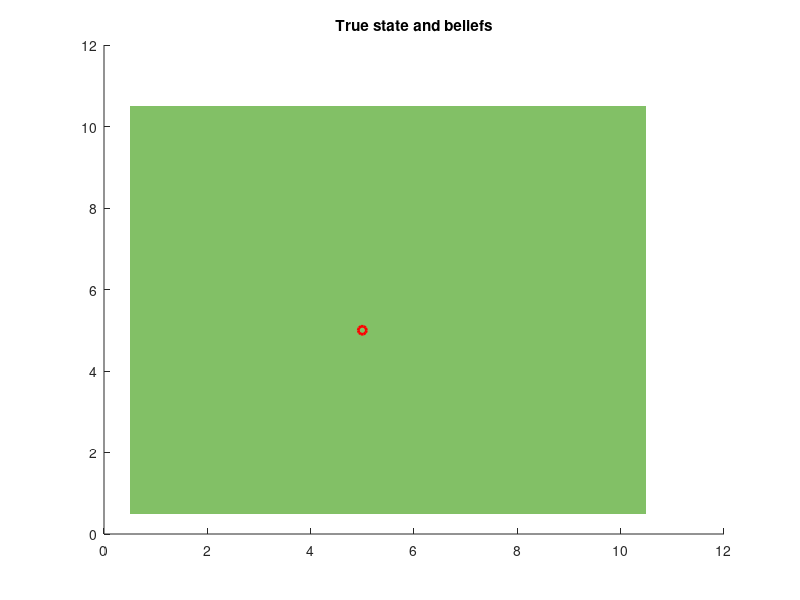

MATLAB code for this plot: (Note: this script raises an error after producing the figure.)
%% Occupancy Grid and Bayesian Filtering
%
% A vehicle maneuvers about a random grid, taking noisy measurements of the
% location, attempting to localize itself as it moves.  To keep things simple, the
% vehicle does not avoid obstacles, follows a fixed route and receives 
% full/empty measurements of the 8 cells around it.  
clear; clc; 

%% Create AVI object
makemovie = 0;
if(makemovie)
    vidObj = VideoWriter('bayes.avi');
    vidObj.Quality = 100;
    vidObj.FrameRate = 3;
    open(vidObj);
end

%% Simulation parameters
% Define a simulation length
T = 20;
% Define a grid size
n = 10;
% Define a state size
N = n^2;
% Define a state vector and initial position for the vehicle
x = zeros(N,T+1);
pos = [5 5];
x(pos(1)+n*(pos(2)-1)) = 1;
% Define an input vector
u = zeros(1,T);
% Define a measurement vector
y = zeros(N,T);


%% Create the motion model, 
% which moves up, right, down or left from each possible state, except when
% that would move out of the room.
% p(x_t | x_t-1,u_t)
mot_mod = zeros(N,N,4); 
for i=1:n
    for j=1:n
        cur = i+(j-1)*n;
        % Move up
        if (j > 1)
            mot_mod(cur-n,cur,1) = 0.8; 
            mot_mod(cur,cur,1) = 0.2; 
        else
            mot_mod(cur,cur,1) = 1; 
        end
        % Move right
        if (i < n)
            mot_mod(cur+1,cur,2) = 0.8; 
            mot_mod(cur,cur,2) = 0.2; 
        else
            mot_mod(cur,cur,2) = 1; 
        end
        % Move down
        if (j < n)
            mot_mod(cur+n,cur,3) = 0.8; 
            mot_mod(cur,cur,3) = 0.2; 
        else
            mot_mod(cur,cur,3) = 1; 
        end
        % Move left
        if (i > 1)
            mot_mod(cur-1,cur,4) = 0.8; 
            mot_mod(cur,cur,4) = 0.2; 
        else
            mot_mod(cur,cur,4) = 1; 
        end
    end
end

%% Create the measurement model
% Define locally first, in two axes about point i,j at center
%p(y_t(i-1:i+1,j-1:j+1) | x_t(i,j))
meas_mod_rel = [0.11 0.11 0.11;  
                0.11 0.12 0.11;
                0.11 0.11 0.11];
% Convert to full measurement model
% p(y_t | x_t)
meas_mod = zeros(N,N);
% Fill in non-boundary measurements
for i=2:n-1
    for j=2:n-1
        cur = i+(j-1)*n;
        meas_mod(cur-n+[-1:1:1],cur) = meas_mod_rel(1,:); 
        meas_mod(cur+[-1:1:1],cur) = meas_mod_rel(2,:); 
        meas_mod(cur+n+[-1:1:1],cur) = meas_mod_rel(3,:); 
    end
end

% Fill in boundaries by dropping impossible measurements
scale = 1 - sum(meas_mod_rel(1,:));
for i=2:n-1
    %Top
    cur = i;
    meas_mod(cur+[-1:1:1],cur)=meas_mod_rel(2,:)/scale;
    meas_mod(cur+n+[-1:1:1],cur)=meas_mod_rel(3,:)/scale;
    %Right
    cur = i*n;
    meas_mod(cur-1+n*[-1:1:1],cur)=meas_mod_rel(:,1)/scale;
    meas_mod(cur+n*[-1:1:1],cur)=meas_mod_rel(:,2)/scale;
    %Bottom
    cur = (n-1)*n+i;
    meas_mod(cur-n+[-1:1:1],cur)=meas_mod_rel(1,:)/scale;
    meas_mod(cur+[-1:1:1],cur)=meas_mod_rel(2,:)/scale;
    %Left
    cur = (i-1)*n+1;
    meas_mod(cur+n*[-1:1:1],cur)=meas_mod_rel(:,2)/scale;
    meas_mod(cur+1+n*[-1:1:1],cur)=meas_mod_rel(:,3)/scale;
end

% Fill in corners, assume fixed 
meas_mod([1 2 n+1 n+2], 1) = .25;
meas_mod([n-1 n 2*n-1 2*n], n) = .25;
meas_mod([n*(n-2)+1 n*(n-2)+2 n*(n-1)+1 n*(n-1)+2],n*(n-1)+1) = .25;
meas_mod([n*(n-1)-1 n*(n-1) n*n-1 n*n],n*n) = .25;

                            
%% Define an initial belief for the vehicle states
% 0 = no obstacle, 1 = obstacle
bel = 1/N^2*ones(N,1);
belp = bel;

figure(1);clf; hold on;
beliefs = reshape(bel,n,n);
imagesc(beliefs);
plot(pos(2),pos(1),'ro','MarkerSize',6,'LineWidth',2)
colormap(summer);
title('True state and beliefs')

%% Main loop
for t=1:T
    %% Simulation
    % Select motion input
    u(t) = ceil(4*rand(1));
    % Select a motion
    thresh = rand(1);
    new_x = find(cumsum(squeeze(mot_mod(:,:,u(t)))*x(:,t))>thresh,1);
    % Move vehicle
    x(new_x,t+1) = 1;
    % Take measurement
    thresh = rand(1);
    new_y = find(cumsum(meas_mod(:,:)*x(:,t+1))>thresh,1);
    y(new_y,t) = 1;
    % Store for plotting
    curx = reshape(x(:,t+1)',n,n);
    [xi, xj] = find(curx >0);
    xp(:,t) = [xi;xj]; 
    cury = reshape(y(:,t)',n,n);
    [yi, yj] = find(cury >0);
    yp(:,t) = [yi;yj]; 
    xt(t) = new_x;
    yt(t) = new_y;
    
    %% Bayesian Estimation
    bf = bayes_filter(mot_mod(:,:,u(t)), meas_mod(new_y,:), bel);
    bel = bf(:,2);
    belp = bf(:,1);

    [pmax y_bel(t)] = max(bel); 
    
    %% Plot beliefs
    beliefs = reshape(bel,n,n);
    imagesc(beliefs);
    plot(xj,xi,'ro','MarkerSize',6,'LineWidth',2)
    plot(yj,yi,'bx','MarkerSize',4,'LineWidth',1)
    colormap(summer);
    title('True state and beliefs')
    if (makemovie) writeVideo(vidObj, getframe(gca)); end
    pause(0.2);

end
if (makemovie) close(vidObj); end

figure(2);clf; hold on;
plot(xt);
plot(yt,'r--');
plot(y_bel, 'g:')
title('State, measurement and max belief')
xlabel('Time')
ylabel('Location');

